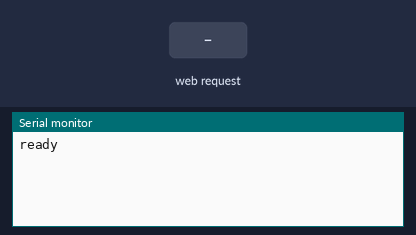
This sketch was run on a simulated ESP8266 (NodeMCU). Shown: the last lines printed to the serial monitor. The inputs (shaded band) are chosen by the test bench. Storage starts empty.

Above: at 1.2 s.
1.3 s: HTTP request GET / received
At 2.1 s:
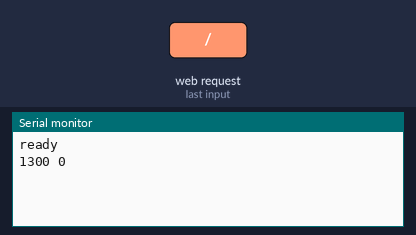
2.8 s: HTTP request GET /connect received
At 3.3 s:
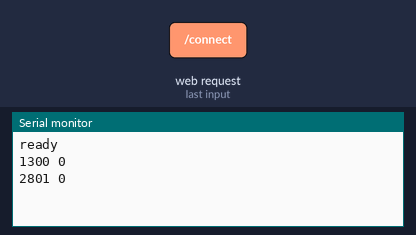

The sketch:

wifi.ino
```cpp
#include <FS.h>
#include <ESP8266WiFi.h>
#include <DNSServer.h>
#include <ESP8266WebServer.h>
#include <PString.h>
#include <Streaming.h>

const IPAddress apIp(192, 168, 0, 1);
DNSServer dnsServer;
ESP8266WebServer server(80);

struct PrintMac
{
  const uint8_t* mac;
};

Print&
operator<<(Print& p, const PrintMac& pmac)
{
  const uint8_t* mac = pmac.mac;
  for (int i = 0; i < 6; ++i) {
    if (i > 0) {
      p << ':';
    }
    int b = mac[i];
    if (b < 0x10) {
      p << '0';
    }
    p << _HEX(b);
  }
  return p;
}

File logfile;
char logbuf[256];
PString logline(logbuf, sizeof(logbuf));
void
appendLog()
{
  Serial << millis() << ' ' << logline << '\n';
  logfile << millis() << ' ' << logline << '\n';
  logline.begin();
}

void
wifiStaConnect(const WiFiEventSoftAPModeStationConnected& evt)
{
  logline << PrintMac{evt.mac} << " assoc";
  appendLog();
}
WiFiEventHandler wifiStaConnectHandler;

void
wifiStaDisconnect(const WiFiEventSoftAPModeStationDisconnected& evt)
{
  logline << PrintMac{evt.mac} << " deassoc";
  appendLog();
}
WiFiEventHandler wifiStaDisconnectHandler;

void
httpDefault()
{
  logline << server.client().remoteIP() << " redirect";
  appendLog();
  server.sendHeader("Location", "http://freewifi.lan/", true);
  server.send(302, "text/plain", "");
  server.client().stop();
}

void
httpHome()
{
  if (server.hostHeader() != String("freewifi.lan")) {
    return httpDefault();
  }

  logline << server.client().remoteIP() << " home";
  appendLog();
  File file = SPIFFS.open("/index.htm.gz", "r");
  server.streamFile(file, "text/html");
  file.close();
}

void
httpConnect()
{
  logline << server.client().remoteIP() << " connect " << server.arg("email");
  appendLog();
  File file = SPIFFS.open("/connect.htm.gz", "r");
  server.streamFile(file, "text/html");
  file.close();
}

void
httpPureCss()
{
  File file = SPIFFS.open("/pure.css.gz", "r");
  server.streamFile(file, "text/css");
  file.close();
}

void
httpLog()
{
  logline << server.client().remoteIP() << " log";
  appendLog();
  logfile.seek(0, SeekSet);
  server.streamFile(logfile, "text/plain");
  logfile.seek(0, SeekEnd);
}

void
setup()
{
  Serial.begin(115200);
  Serial.println();
  Serial.println();

  SPIFFS.begin();
  logfile = SPIFFS.open("/log.txt", "a+");

  WiFi.persistent(false);
  WiFi.disconnect(true);
  wifiStaConnectHandler = WiFi.onSoftAPModeStationConnected(wifiStaConnect);
  wifiStaDisconnectHandler = WiFi.onSoftAPModeStationDisconnected(wifiStaDisconnect);
  WiFi.mode(WIFI_AP);
  WiFi.softAPConfig(apIp, apIp, IPAddress(255, 255, 255, 0));
  WiFi.softAP("freewifi", nullptr, 1);

  dnsServer.setErrorReplyCode(DNSReplyCode::NoError);
  dnsServer.start(53, "*", apIp);

  server.on("/", httpHome);
  server.on("/connect", httpConnect);
  server.on("/pure.css", httpPureCss);
  server.on("/log.txt", httpLog);
  server.onNotFound(httpDefault);
  server.begin();

  Serial << "ready" << endl;
}

void
loop()
{
  dnsServer.processNextRequest();
  server.handleClient();
}
```

Measured:
- after the input at 1.3 s, the serial monitor: prints a new line at once (image 1)
- after the input at 2.8 s, the serial monitor: prints a new line at once (image 2)
